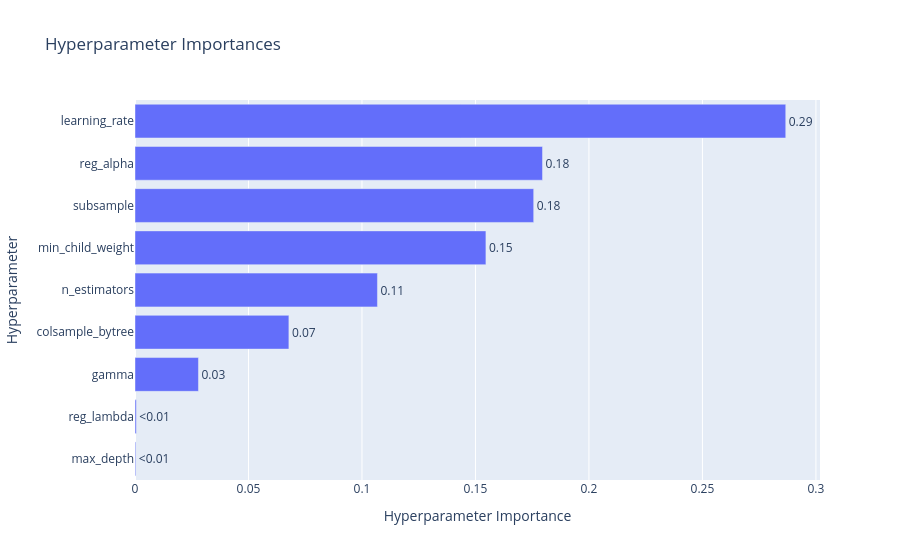

Notebook source saved alongside this figure:
### Code cell
optuna.visualization.plot_param_importances(study)

### Figure 1 — Plotly figure (JSON) as saved in the notebook; plotly's stock layout.template omitted (floating-point values rounded to 4 significant figures)
{"data": [{"cliponaxis": false, "hovertemplate": ["max_depth (IntDistribution): 0.00033414632753581955<extra></extra>", "reg_lambda (FloatDistribution): 0.0005726245818484838<extra></extra>", "gamma (FloatDistribution): 0.027959565281473357<extra></extra>", "colsample_bytree (FloatDistribution): 0.06780025795052198<extra></extra>", "n_estimators (IntDistribution): 0.10681847790117813<extra></extra>", "min_child_weight (IntDistribution): 0.15460688893247512<extra></extra>", "subsample (FloatDistribution): 0.17565584005283308<extra></extra>", "reg_alpha (FloatDistribution): 0.17954408711992437<extra></extra>", "learning_rate (FloatDistribution): 0.2867081118522096<extra></extra>"], "name": "Objective Value", "orientation": "h", "text": ["<0.01", "<0.01", "0.03", "0.07", "0.11", "0.15", "0.18", "0.18", "0.29"], "textposition": "outside", "type": "bar", "x": [0.0003341, 0.0005726, 0.02796, 0.0678, 0.1068, 0.1546, 0.1757, 0.1795, 0.2867], "y": ["max_depth", "reg_lambda", "gamma", "colsample_bytree", "n_estimators", "min_child_weight", "subsample", "reg_alpha", "learning_rate"]}], "layout": {"title": {"text": "Hyperparameter Importances"}, "xaxis": {"title": {"text": "Hyperparameter Importance"}}, "yaxis": {"title": {"text": "Hyperparameter"}}}}
